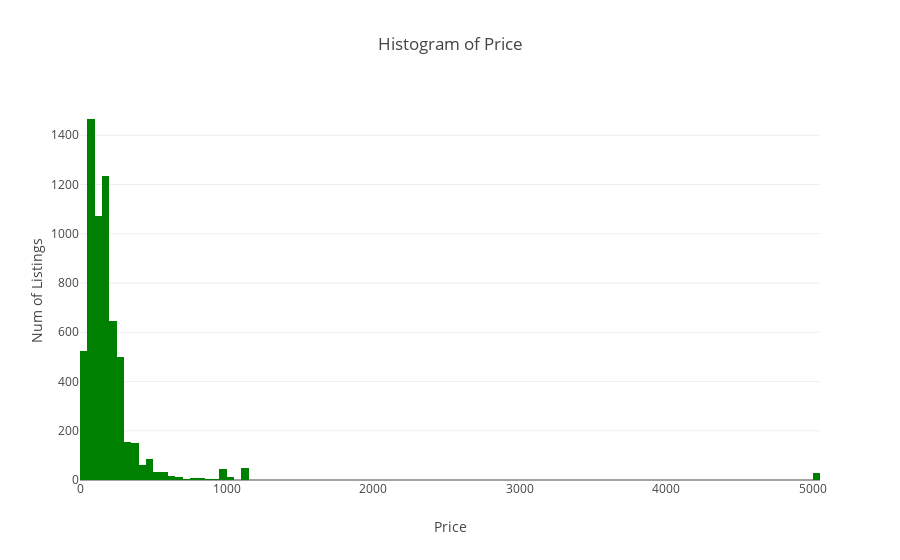

The cell this chart's notebook holds for it:
### Markdown cell above
As we see, the distribution of the price is right skewed due to high-end outliers. After examing listings, listings with 0 or greater than 799 (97.5% percentile) prices are not accurate.

### Code cell
# plot a histogram of price
trace = go.Histogram(x=Boston_listings5['price'],
                     marker=dict(color="green"))

layout = go.Layout(xaxis=dict(title="Price"),
                   yaxis=dict(title="Num of Listings"),
                   title="Histogram of Price")
data = [trace]
figure = go.Figure(data=data,layout=layout)
iplot(figure)

### Figure 1 — Plotly figure (JSON) as saved in the notebook; plotly's stock layout.template omitted (floating-point values rounded to 4 significant figures; data arrays with more than 128 entries replaced by an {"elided": "..."} marker saying what was removed)
{"data": [{"marker": {"color": "green"}, "type": "histogram", "uid": "ae8460a5-7696-4df4-84ef-17d0a2431469", "x": {"elided": "6155 int values"}}], "layout": {"title": {"text": "Histogram of Price"}, "xaxis": {"title": {"text": "Price"}}, "yaxis": {"title": {"text": "Num of Listings"}}}}
